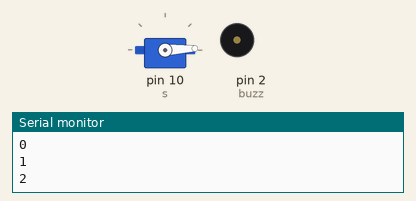
A sketch run on a simulated Arduino Uno, built with avr-gcc and run on an emulated ATmega328P. Shown: servo, buzzer (waves = sounding), the last lines printed to the serial monitor.

Above: at 0.55 s.
At 2.65 s:
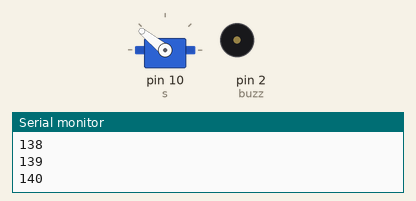
At 4.75 s:
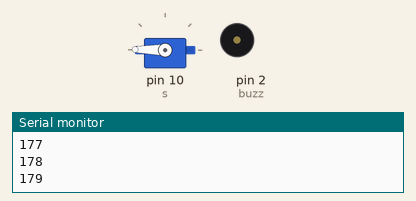
At 8.95 s:
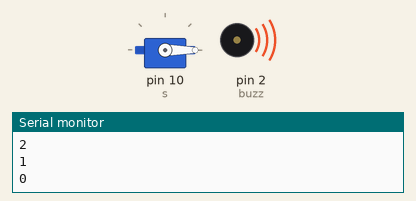
Timing chart, 0 to 12.8 s (numbered marks = the images above):
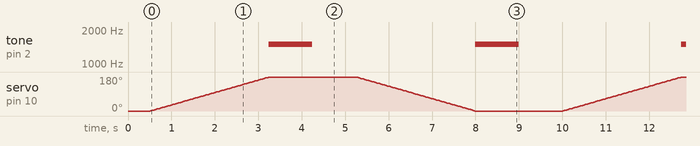

The sketch:

sketch_sep17a.ino
```cpp
  #include <Servo.h>

  Servo s; // Variável Servo
  int pos; // Posição Servo
  const int buzz = 2;
  void setup ()
  {
    Serial.begin(9600);
    pinMode(buzz,OUTPUT);
    s.attach(10);
    s.write(0); // Inicia motor posição zero
    delay(500);
  }

  void loop()
  {
    for(pos = 0; pos < 180; pos++)
    {
      s.write(pos);
    delay(15);
    Serial.println(s.read());
    if(pos==179){
      tone(buzz,1500);
      delay(1000);
      noTone(buzz);
    }
  }
  delay(1000);
    for(pos = 180 ; pos >= 0; pos--)
    {
      s.write(pos);
      delay(15);
      Serial.println(s.read());
      if(pos==0){
        tone(buzz,1500);
        delay(1000);
        noTone(buzz);
      }
    }
    delay(1000);
  }
```

Measured:
- by itself, tone on pin 2 (buzz): alternates 1500 Hz for 1.0 s and silent for 3.8 s
